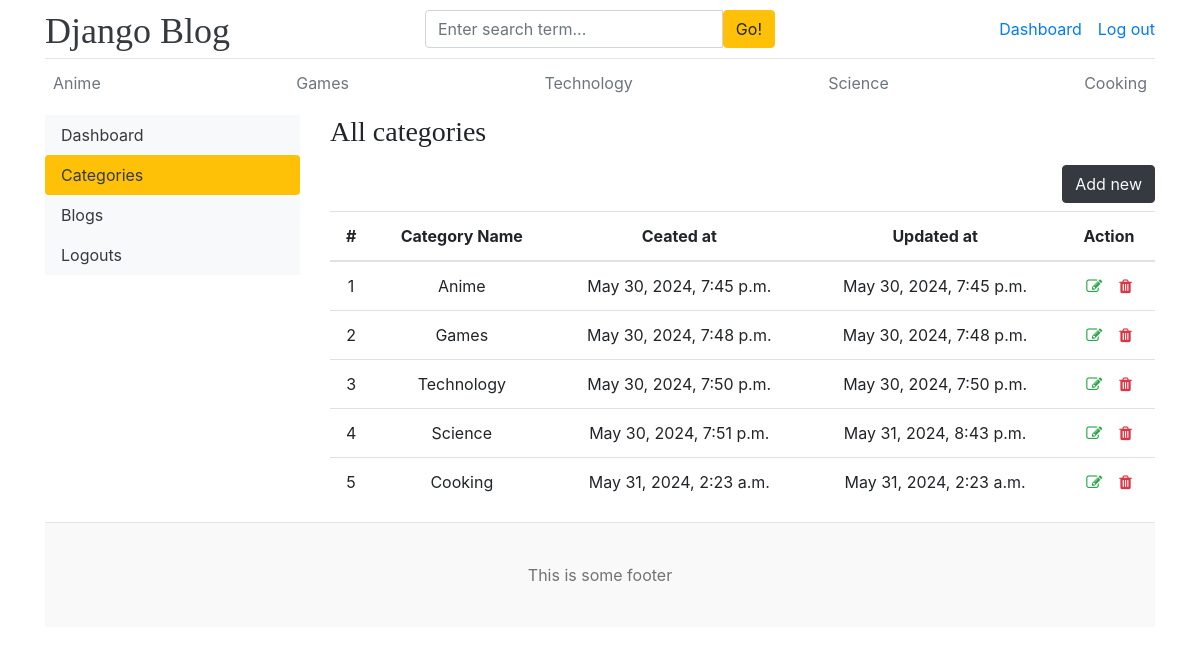
The app's page /dashboard/categories/ (signed in) with its own data.
### blogs/models.py (models this page shows)
class Category(models.Model):
    category_name = models.CharField(max_length=50, unique=True)
    created_at = models.DateTimeField(auto_now_add=True)
    updated_at = models.DateTimeField(auto_now=True)
    def __str__(self) -> str:
        return self.category_name
    class Meta:
        verbose_name_plural = 'categories'

### dashboards/views.py (the view)
# urls.py: path('categories/', views.categories, name='categories'),
@login_required
def categories(request):
    return render(request, 'dashboard/categories.html')

### blogs/context_processors.py (called while the page is built)
def get_categories(request):
    categories = Category.objects.all().order_by('created_at')
    return dict(categories = categories)

def get_socialmedia_links(request):
    social_media_links = SocialMedia.objects.all()
    return dict(social_media_links = social_media_links)

### templates/dashboard/categories.html (shortened to what this page needs)
{% extends 'base.html' %}
{% block content %}
<div class="row">
    {% include 'dashboard/sidebar.html' %}
    <div class="col-md-9">
        <h3 class="mb-3">All categories</h3>
        <a href="{% url 'add_category' %}" class="btn btn-dark text-light float-right mb-2">Add new</a>
        <table class="table table-hover text-center">
            <thead>
              <tr>
                <th >#</th>
                <th >Category Name</th>
                <th >Ceated at</th>
                <th >Updated at</th>
                <th>Action</th>
              </tr>
            </thead>
            <tbody>
                {% for category in categories %}
                <tr>
                    <td>{{ forloop.counter }} </td>
                    <td>{{category}}</td>
                    <td>{{category.created_at}}</td>
                    <td>{{category.updated_at}}</td>
                    <td>
                        <a href="{% url 'edit_category' category.pk %}"><i class="fa fa-edit text-success "></i></a>
                        <a href=" {% url 'delete_category' category.pk %} "><i class="fa fa-trash text-danger "></i></a>
                    </td>
                </tr>
                {% endfor %}
            </tbody>
          </table>
    </div>
</div>
{% endblock %}

### templates/base.html (shortened to what this page needs)
{% load static %}
<!DOCTYPE html>
<html lang="en">
<head>
    <link href="https://getbootstrap.com/docs/4.0/dist/css/bootstrap.min.css" rel="stylesheet">
    <link href="{% static 'css/blog.css' %}" rel="stylesheet">
    <link rel="stylesheet" href="https://cdnjs.cloudflare.com/ajax/libs/font-awesome/4.7.0/css/font-awesome.min.css">
  </head>
<body>
    <div class="container">
      <header class="blog-header p  y-3">
        <div class="row flex-nowrap justify-content-between align-items-center">
          <div class="col-4 pt-1">
            <a class="blog-header-logo text-dark" href="/">Django Blog</a>
          </div>
          <div class="col-4">
              <form action="{% url 'search' %}" method="GET">
                  <div class="input-group">
                    <input class="form-control" type="text" name="keyword" placeholder="Enter search term..." aria-label="Enter search term..." aria-describedby="button-search" />
                    <button class="btn btn-warning" id="button-search" type="submit">Go!</button>
                  </div>
              </form>
          </div>
          <div class="col-4 d-flex justify-content-end align-items-center">
            {% if not user.is_authenticated %}
              <a class="btn btn-sm btn-warning" href=" {% url 'login' %} ">Login</a> &nbsp;
              <a class="btn btn-sm btn-outline-secondary" href=" {% url 'register' %} ">Register</a>
            {% else %}
              <span> <a href="{% url 'dashboard' %}">Dashboard</a> </span>
              <span><a href="{% url 'logout' %}">Log out</a></span>
            {% endif %}
          </div>
        </div>
      </header>
      <div class="nav-scroller py-1 mb-2">
        <nav class="nav d-flex justify-content-between">
          {% for category in categories %}
          <a class="p-2 text-muted" href="{% url 'posts_by_category' category.pk %}">{{category}}</a>
          {% endfor %}
        </nav>
    </div>
{% block content %}
{% endblock %}
    <footer class="blog-footer">
        This is some footer
    </footer>
</body>
</html>

### blog_main/static/css/blog.css (style rules this page uses)
.blog-header { border-bottom: 1px solid #e5e5e5; }
.blog-header-logo { font-family: "Playfair Display", Georgia, "Times New Roman", serif; font-size: 2.25rem; }
h1, h2, h3, h4, h5, h6 { font-family: "Playfair Display", Georgia, "Times New Roman", serif; }
.blog-footer { padding: 2.5rem 0; color: #727272; text-align: center; background-color: #f9f9f9; border-top: .05rem solid #e5e5e5; }

### records on screen
Category: category_name "Anime", created_at "May 30, 2024, 7:45 p.m.", updated_at "May 30, 2024, 7:45 p.m."
Category: category_name "Games", created_at "May 30, 2024, 7:48 p.m.", updated_at "May 30, 2024, 7:48 p.m."
Category: category_name "Technology", created_at "May 30, 2024, 7:50 p.m.", updated_at "May 30, 2024, 7:50 p.m."
Category: category_name "Science", created_at "May 30, 2024, 7:51 p.m.", updated_at "May 31, 2024, 8:43 p.m."
Category: category_name "Cooking", created_at "May 31, 2024, 2:23 a.m.", updated_at "May 31, 2024, 2:23 a.m."
